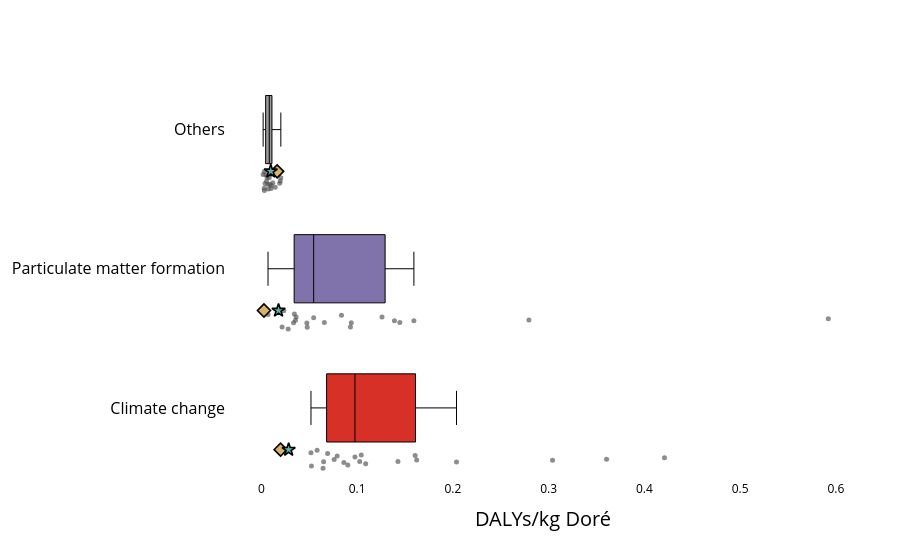

The code cell stored with this chart in its notebook:
### Markdown cell above
#### Boxplot HH

### Code cell
plot_lcia_boxes_for_reference_product(
    df_hh_eiv,
    reference_product="Doré",
    yaxis_label="DALYs/kg Doré",
    title="",
    output_html="results/Damages/boxplot_hh_dore_eiv.html",
    output_image="results/Damages/boxplot_hh_dore_eiv",
    image_format="pdf",
)

plot_lcia_boxes_for_reference_product(
    df_hh_riv,
    reference_product="Doré",
    yaxis_label="DALYs/kg Doré",
    title="",
    output_html="results/Damages/boxplot_hh_dore_riv.html",
    output_image="results/Damages/boxplot_hh_dore_riv",
    image_format="pdf",
)

### Figure 1 — Plotly figure (JSON) as saved in the notebook; plotly's stock layout.template omitted (floating-point values rounded to 4 significant figures)
{"data": [{"boxpoints": "all", "fillcolor": "#d73027", "hoverinfo": "text+x", "hovertext": ["Brucejack", "Canadian Malartic", "Casa Berardi", "Detour Lake", "Eagle River", "Goldex (Au)", "Hemlo", "Island", "Kiena", "LaRonde (Doré)", "Macassa", "Meadowbank complex", "Meliadine", "Musselwhite", "Porcupine complex", "Rainy River", "Red Lake", "Seabee Gold Operation", "Snow Lake (Doré)", "Westwood-Doyon", "Éléonore"], "jitter": 0.35, "line": {"color": "black", "width": 1}, "marker": {"color": "rgba(80,80,80,0.65)", "size": 5}, "orientation": "h", "showlegend": false, "x": [0.3605, 0.1043, 0.109, 0.2038, 0.06446, 0.09032, 0.06922, 0.05825, 0.05185, 0.05236, 0.1606, 0.1622, 0.1027, 0.0792, 0.1427, 0.3041, 0.09779, 0.421, 0.08619, 0.07606, 0.06506], "y": [0, 0, 0, 0, 0, 0, 0, 0, 0, 0, 0, 0, 0, 0, 0, 0, 0, 0, 0, 0, 0], "type": "box"}, {"boxpoints": "all", "fillcolor": "#8073ac", "hoverinfo": "text+x", "hovertext": ["Brucejack", "Canadian Malartic", "Casa Berardi", "Detour Lake", "Eagle River", "Goldex (Au)", "Hemlo", "Island", "Kiena", "LaRonde (Doré)", "Macassa", "Meadowbank complex", "Meliadine", "Musselwhite", "Porcupine complex", "Rainy River", "Red Lake", "Seabee Gold Operation", "Snow Lake (Doré)", "Westwood-Doyon", "Éléonore"], "jitter": 0.35, "line": {"color": "black", "width": 1}, "marker": {"color": "rgba(80,80,80,0.65)", "size": 5}, "orientation": "h", "showlegend": false, "x": [0.06581, 0.04792, 0.1446, 0.1593, 0.09395, 0.04754, 0.03449, 0.2794, 0.006991, 0.03569, 0.09308, 0.05466, 0.03364, 0.126, 0.0837, 0.139, 0.592, 0.02167, 0.03634, 0.02343, 0.02806], "y": [1, 1, 1, 1, 1, 1, 1, 1, 1, 1, 1, 1, 1, 1, 1, 1, 1, 1, 1, 1, 1], "type": "box"}, {"boxpoints": "all", "fillcolor": "#999999", "hoverinfo": "text+x", "hovertext": ["Brucejack", "Canadian Malartic", "Casa Berardi", "Detour Lake", "Eagle River", "Goldex (Au)", "Hemlo", "Island", "Kiena", "LaRonde (Doré)", "Macassa", "Meadowbank complex", "Meliadine", "Musselwhite", "Porcupine complex", "Rainy River", "Red Lake", "Seabee Gold Operation", "Snow Lake (Doré)", "Westwood-Doyon", "Éléonore"], "jitter": 0.35, "line": {"color": "black", "width": 1}, "marker": {"color": "rgba(80,80,80,0.65)", "size": 5}, "orientation": "h", "showlegend": false, "x": [0.01014, 0.00955, 0.01452, 0.0192, 0.003158, 0.01081, 0.006831, 0.003902, 0.001901, 0.003136, 0.01196, 0.00893, 0.004727, 0.005426, 0.01036, 0.02037, 0.01976, 0.008301, 0.005982, 0.003046, 0.007264], "y": [2, 2, 2, 2, 2, 2, 2, 2, 2, 2, 2, 2, 2, 2, 2, 2, 2, 2, 2, 2, 2], "type": "box"}, {"marker": {"color": "rgba(0,0,0,0)", "line": {"color": "black", "width": 1.5}, "size": 16, "symbol": "square"}, "mode": "markers", "name": "MetalliCan range", "showlegend": false, "x": [null], "y": [null], "type": "scatter"}, {"marker": {"color": "rgba(80,80,80,0.7)", "size": 10, "symbol": "circle"}, "mode": "markers", "name": "MetalliCan sites", "showlegend": false, "x": [null], "y": [null], "type": "scatter"}, {"marker": {"color": "#d8b365", "line": {"color": "black", "width": 1.6}, "size": 10, "symbol": "diamond"}, "mode": "markers", "name": "Ecoinvent", "showlegend": false, "x": [0.02012, 0.01652, 0.002744], "y": [-0.3, 1.7, 0.7], "type": "scatter"}, {"marker": {"color": "#5ab4ac", "line": {"color": "black", "width": 1.6}, "size": 10, "symbol": "star"}, "mode": "markers", "name": "Regioinvent", "showlegend": false, "x": [0.02852, 0.009868, 0.01798], "y": [-0.3, 1.7, 0.7], "type": "scatter"}], "layout": {"yaxis": {"tickfont": {"size": 16, "color": "black"}, "tickmode": "array", "tickvals": [0, 1, 2], "ticktext": ["Climate change", "Particulate matter formation", "Others"], "automargin": true}, "xaxis": {"title": {"font": {"color": "black", "size": 20}, "text": "DALYs/kg Doré"}, "tickfont": {"color": "black"}, "showgrid": false}, "title": {"text": "", "x": 0.5}, "margin": {"l": 80, "r": 40, "t": 60, "b": 80}, "plot_bgcolor": "white", "paper_bgcolor": "white", "showlegend": false}}
